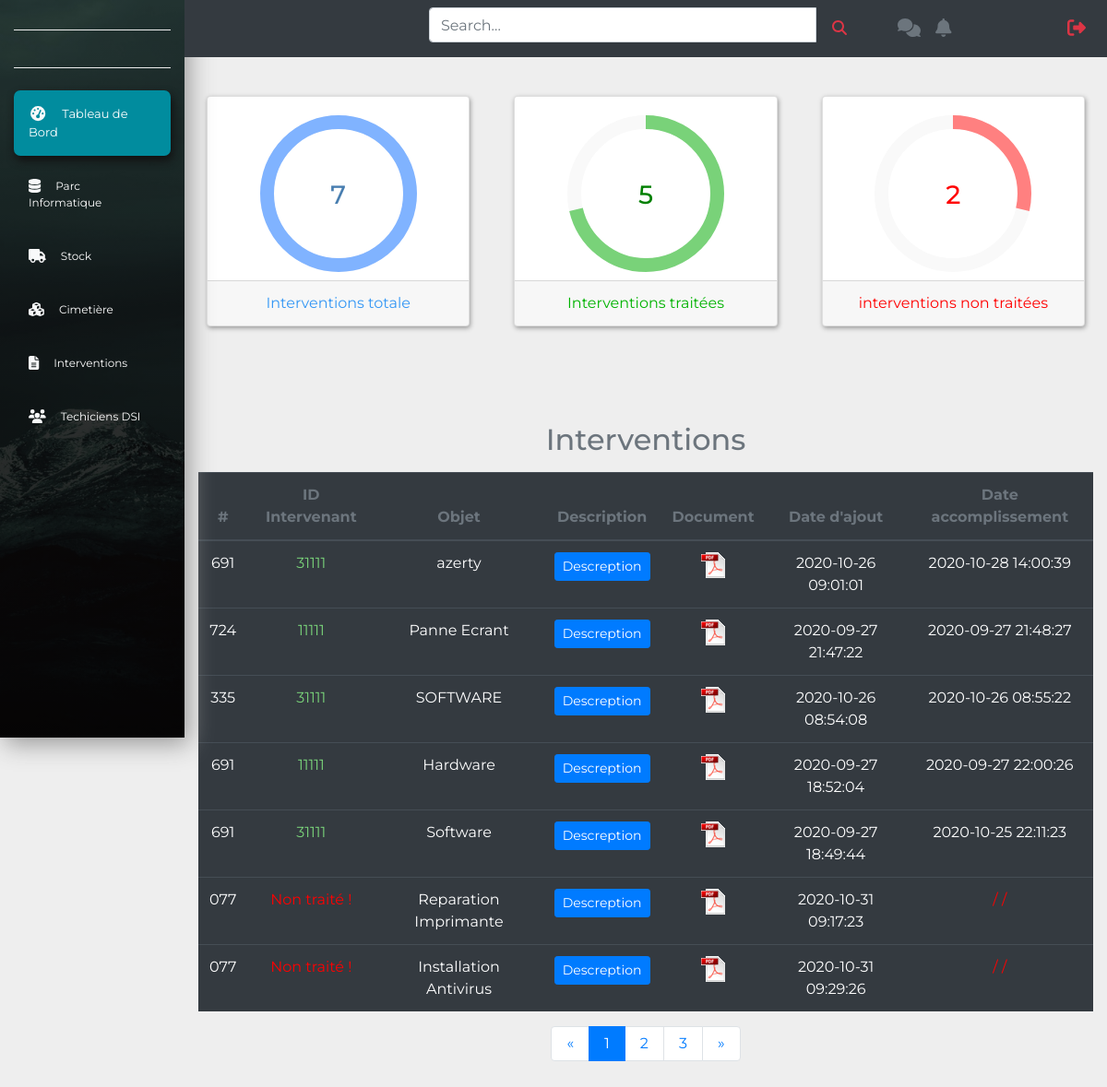
/Admin/intervention.php, run on the app's committed database.
### tables this page shows
CREATE TABLE IF NOT EXISTS `intervention` (
  `id` int(11) NOT NULL AUTO_INCREMENT,
  `D_id` varchar(11) NOT NULL,
  `id_inter` varchar(11) NOT NULL,
  `objet` text NOT NULL,
  `descreption` text NOT NULL,
  `date` datetime NOT NULL,
  `pdf` text NOT NULL,
  `dateR` datetime NOT NULL,
  `Solution` text NOT NULL,
  PRIMARY KEY (`id`)
);

### Admin/intervention.php (the view, shortened to what this page needs)
<?php
include('security.php');
include('includes/header.php');
include('includes/navbar.php');
?>
 <section>
      <div class="container-fluid">
        <div class="row">
          <div class="col-xl-10 col-lg-9 col-md-8 ml-auto">
            <div class="row pt-md-5 mt-md-3 mb-3">
              <div class="col-xl-4 col-sm-5 p-4">
                <div class="card card-common" style="height:250px;">
                  <div class="card-body"  >
                    <div class="d-flex justify-content-between ">
                        <div class="chart1 ch" data-percent="100"  >
                        <?php
                          $query = "SELECT id FROM intervention  ORDER BY id";
                          $query_run = mysqli_query($connection, $query);
                          $rep1 = mysqli_num_rows($query_run);
                          echo '<h3 class="counter" style="margin-top : 70px;color:"#3497F5";>'.$rep1.'</h3>';
                        ?>
                        </div>
                    </div>
                  </div>
                  <div class="card-footer text-secondary" style="text-align:center;">
                    <span style="color:#3497F5;">Interventions totale </span>
                  </div>
                </div>
              </div>
              <div class="col-xl-4 col-sm-5 p-4">
                <div class="card card-common" style="height:250px;">
                  <div class="card-body">
                    <div class="d-flex justify-content-between">
                          <?php
                          $query = "SELECT id FROM intervention  WHERE id_inter <> 0 ORDER BY id";
                          $query_run = mysqli_query($connection, $query);
                          if($query_run == false)
                          {
                            $rep2 = 0 ;
                          }
                          else
                          {
                              $rep2 = mysqli_num_rows($query_run);
                          }
                          ?>
                          <div class="chart2 ch" data-percent="<?php echo $rep2*100/$rep1 ; ?>">
                              <h3 class="counter" style="margin-top : 70px;color:green;"><?php echo $rep2 ;?></h3>
                          </div>
                     </div>
                  </div>
                  <div class="card-footer text-secondary" style="text-align:center;">
                      <span style="color:#00b300;">Interventions traitées </span>
                  </div>
                </div>
              </div>
              <div class="col-xl-4 col-sm-5 p-4">
                <div class="card card-common" style="height:250px;">
                  <div class="card-body">
                    <div class="d-flex justify-content-between">
                          <?php
                              $query = "SELECT id FROM intervention  WHERE id_inter = 0 ORDER BY id";
                              $query_run = mysqli_query($connection, $query);
                              if($query_run == false)
                              {
                                $rep3 = 0 ;
                              }
                              else
                              {
                                  $rep3 = mysqli_num_rows($query_run);
                              }
                          ?>
                          <div class="chart3 ch" data-percent="<?php echo $rep3*100/$rep1 ; ?>">
                              <h3 class="counter" style="margin-top : 70px; color:red;"><?php echo $rep3 ;?></h3>
                          </div>
                    </div>
                  </div>
                  <div class="card-footer text-secondary" style="text-align:center;color:red;">
                    <span style="color:red;">interventions non traitées </span>
                  </div>
                </div>
              </div>
            </div>
          </div>
        </div>
      </div>
    </section>
 <?php
   $query = "SELECT id,D_id,id_inter,objet,descreption,date,pdf,dateR,Solution FROM intervention ";
   $query_run = mysqli_query($connection, $query);
 ?>
<section>
      <div class="container-fluid">
        <div class="row mb-5 mt-5">
          <div class="col-xl-10 col-lg-9 col-md-8 ml-auto">
            <div class="row align-items-center">
              <div class="col-xl-12 col-12 mb-4 mb-xl-0">
                <h2 class="text-muted text-center mb-3 mt-3">Interventions</h2>
                <table class="table table-dark table-hover text-center">
                  <thead>
                    <tr class="text-muted">
                      <th>#</th>
                      <th>ID Intervenant</th>
                      <th>Objet</th>
                      <th>Description</th>
                      <th>Document</th>
                      <th>Date d'ajout</th>
                      <th>Date accomplissement</th>
                    </tr>
                  </thead>
                  <tbody>
                  <?php
                        if(mysqli_num_rows($query_run) > 0)
                         {
                           while($row = mysqli_fetch_assoc($query_run))
                            {
                     ?>
                      <tr>
                         <td><?php echo $row['D_id']; ?></td>
                         <td><?php if ($row['id_inter']== 0) echo "<span style=\"color:red;\">Non traité !</span>";
                                  else echo "<span style=\"color:#79d279;\"> " .$row['id_inter']. "</span>" ; ?></td>
                         <td><?php echo $row['objet']; ?></td>
                         <td>
                         <button type="button" class="btn btn-primary btn-sm" data-toggle="modal" data-target="#exampleModalCenter<?php echo $row['id']; ?>">Descreption</button>
                         </td>
                         <td>
                         <a href="../<?php echo $row['pdf']; ?>" download><img src="../images/pdf2.png"> </a>
                         </td>
                         <td><?php echo $row['date']; ?></td>
                         <td>
                            <?php
                            if ($row['dateR'] == "1111-11-11 11:11:11" )
                                  echo ' <span style="color:red;">/ /</span> ' ;
                            else
                                  echo $row['dateR'] ;
                                    ?>
                         </td>
                      </tr>
                     <?php
                            }
                         }
                         else{
                         echo '<div class="alert alert-danger col" role="alert"> Aucune intervention trouvé </div>';
                         }
                     ?>
                     </tbody>
                   </table>
                <nav>
                  <ul class="pagination justify-content-center">
                    <li class="page-item">
                      <a href="#" class="page-link py-2 px-3">
                        <span>&laquo;</span>
                      </a>
                    </li>
                    <li class="page-item active">
                      <a href="#" class="page-link py-2 px-3">
                        1
                      </a>
                    </li>
                    <li class="page-item">
                      <a href="#" class="page-link py-2 px-3">
                        2
                      </a>
                    </li>
                    <li class="page-item">
                      <a href="#" class="page-link py-2 px-3">
                        3
                      </a>
                    </li>
                    <li class="page-item">
                      <a href="#" class="page-link py-2 px-3">
                        <span>&raquo;</span>
                      </a>
                    </li>
                  </ul>
                </nav>
              </div>
            </div>
          </div>
        </div>
      </div>
    </section>
<?php
include('includes/scripts.php');
include('includes/footer.php');
?>

### Admin/includes/header.php (shortened to what this page needs)
<!doctype html>
<html lang="en">
  <head>
    <link rel="stylesheet" href="../css/bootstrap.min.css">
    <link rel="stylesheet" href="../css/style.css">
  </head>
  <body>

### Admin/includes/navbar.php (shortened to what this page needs)
<nav class="navbar navbar-expand-md navbar-light">
      <div class="collapse navbar-collapse" id="myNavbar">
        <div class="container-fluid">
          <div class="row">
            <div class="col-xl-2 col-lg-3 col-md-4 sidebar fixed-top">
              <a href="#" class="navbar-brand text-white d-block mx-auto text-center py-3 mb-2 bottom-border" style="font-size: 9px;"><?php echo $_SESSION['DR_Dname']; ?></a>
              <a href="#" class="navbar-brand text-white d-block mx-auto text-center py-3 mb-2 bottom-border" style="text-align: center;font-size: 12px;font-weight:bolder;"><?php echo $_SESSION['DR_Uname'];?></a>
            <ul class="navbar-nav flex-column mt-4">
              <li class="nav-item"><a href="index.php" class="nav-link text-white p-3 mb-2 current"><i class="fas fa-fw fa-tachometer-alt text-light fa-lg mr-3"></i>Tableau de Bord</a></li>
              <li class="nav-item"><a href="parcInfo.php" class="nav-link text-white p-3 mb-2 sidebar-link"><i class="fas fa-database text-light fa-lg mr-3"></i>Parc Informatique</a></li>
              <li class="nav-item"><a href="stock.php" class="nav-link text-white p-3 mb-2 sidebar-link"><i class="fas fa-truck text-light fa-lg mr-3"></i>Stock</a></li>
              <li class="nav-item"><a href="cimetiere.php" class="nav-link text-white p-3 mb-2 sidebar-link"><i class="fas fa-cubes text-light fa-lg mr-3"></i>Cimetière</a></li>
              <li class="nav-item"><a href="intervention.php" class="nav-link text-white p-3 mb-2 sidebar-link"><i class="fas fa-file-alt text-light fa-lg mr-3"></i>Interventions</a></li>
              <li class="nav-item"><a href="techniciens.php" class="nav-link text-white p-3 mb-2 sidebar-link"><i class="fas fa-users text-light fa-lg mr-3"></i>Techiciens DSI</a></li>
            </ul>
          </div>
            <div class="col-xl-10 col-lg-9 col-md-8 ml-auto bg-dark fixed-top py-2 top-navbar">
              <div class="row align-items-center">
                <div class="col-md-6 ml-auto">
                  <form>
                    <div class="input-group">
                      <input type="text" id="search" name="search" class="form-control search-input" placeholder="Search...">
                      <button type="button" class="btn btn-white search-button"><i class="fas fa-search text-danger"></i></button>
                    </div>
                  </form>
                </div>
                <div class="col-md-3">
                  <ul class="navbar-nav">
                    <li class="nav-item icon-parent"><a href="#" class="nav-link icon-bullet"><i class="fas fa-comments text-muted fa-lg"></i></a></li>
                    <li class="nav-item icon-parent"><a href="#" class="nav-link icon-bullet"><i class="fas fa-bell text-muted fa-lg"></i></a></li>
                    <li class="nav-item ml-md-auto"><a href="logout.php" class="nav-link" ><i class="fas fa-sign-out-alt text-danger fa-lg"></i></a></li>
                  </ul>
                </div>
              </div>
            </div>
          </div>
        </div>
      </div>
    </nav>

### Admin/includes/scripts.php (shortened to what this page needs)
<script>
$(function(){
  $('.chart1').easyPieChart({
            size:170,
            animate: 1000,
            lineCap:'butt',
            scaleColor: false,
            barColor: '#80b3ff',
            lineWidth: 15
  });
});
</script>
<script>
$(function(){
  $('.chart2').easyPieChart({
            size:170,
            animate: 1000,
            lineCap:'butt',
            scaleColor: false,
            barColor: '#79d279',
            lineWidth: 15
  });
});
</script>
<script>
$(function(){
  $('.chart3').easyPieChart({
            size:170,
            animate: 1000,
            lineCap:'butt',
            scaleColor: false,
            barColor: '#ff8080',
            lineWidth: 15
  });
});
</script>

### Admin/includes/footer.php
</body>
</html>

### css/style.css (style rules this page uses)
body { font-family: 'Montserrat', sans-serif; background-color: #eee; }
.sidebar { height: 100vh; background: linear-gradient(rgba(0, 0, 0, .7), rgba(0, 0, 0, .9)), url(../images/img1.jpeg); background-position: center; background-repeat: no-repeat; background-size: cover; box-shadow: 5px 7px 25px #999; }
.bottom-border { border-bottom: 1px groove #eee; }
.sidebar-link { transition: all .5s; font-size: 12px; }
.current { background-color: #018c9e; border-radius: 7px; box-shadow: 2px 5px 10px #111; transition: all .3s; font-size: 13px; }
.search-button { border-top-right-radius: 10% ; border-bottom-left-radius: 0% ; border-top-left-radius: 0% ; padding: 10px 16px; transition: all .4s; }
.card-common { box-shadow: 1px 2px 5px #999; transition: all .4s; }
.card-body { color: #487eb0; }
a { text-decoration: none; color: white; }

### Admin/includes/header.php (style rules this page uses)
.ch { position : relative ; width:170px; height:170px; text-align:center; font-size:30px; margin:0 auto; line-height:218.1px; }

### data on the page
intervention: D "691", id_inter "31111", objet "azerty", date "2020-10-26 09:01:01", dateR "2020-10-28 14:00:39"
intervention: D "724", id_inter "11111", objet "Panne Ecrant", date "2020-09-27 21:47:22", dateR "2020-09-27 21:48:27"
intervention: D "335", id_inter "31111", objet "SOFTWARE", date "2020-10-26 08:54:08", dateR "2020-10-26 08:55:22"
intervention: D "691", id_inter "11111", objet "Hardware", date "2020-09-27 18:52:04", dateR "2020-09-27 22:00:26"
intervention: D "691", id_inter "31111", objet "Software", date "2020-09-27 18:49:44", dateR "2020-10-25 22:11:23"
intervention: D "077", id_inter "Non traité !", objet "Reparation Imprimante", date "2020-10-31 09:17:23"
intervention: D "077", id_inter "Non traité !", objet "Installation Antivirus", date "2020-10-31 09:29:26"
